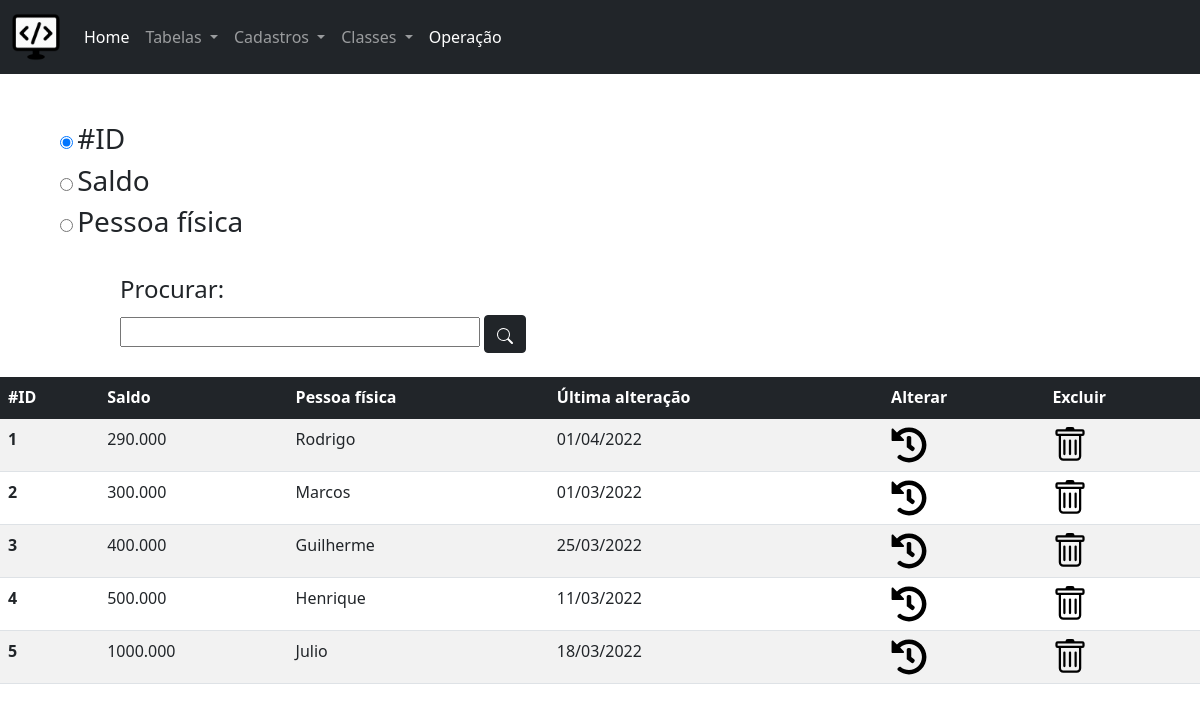
The app's page /php/tabelaContaCorrente.php with its own data.
### tables this page shows
CREATE TABLE IF NOT EXISTS `conta_corrente` (
  `cc_numero` INT NOT NULL AUTO_INCREMENT,
  `cc_saldo` DECIMAL(16,3) NULL,
  `cc_pf_id` INT NOT NULL,
  `cc_dt_ultima_alteracao` DATE NULL,
  PRIMARY KEY (`cc_numero`),
  CONSTRAINT `fk_conta_corrente_pessoa_fisica`
    FOREIGN KEY (`cc_pf_id`)
    REFERENCES `pessoa_fisica` (`pf_id`)
    ON DELETE NO ACTION
    ON UPDATE NO ACTION);

CREATE TABLE IF NOT EXISTS `pessoa_fisica` (
  `pf_id` INT NOT NULL AUTO_INCREMENT,
  `pf_cpf` VARCHAR(45) NULL,
  `pf_nome` VARCHAR(250) NULL,
  `pf_dt_nascimento` VARCHAR(45) NULL,
  PRIMARY KEY (`pf_id`));

### php/tabelaContaCorrente.php (the view, shortened to what this page needs)
<!DOCTYPE html>
<?php
   $busca = isset($_POST["busca"]) ? $_POST["busca"] : "cc_numero";
   $procurar = isset($_POST["procurar"]) ? $_POST["procurar"] : "";
?>
<html>
<head>
    <link href="../bootstrap/css/bootstrap.min.css" rel="stylesheet">
</head>
<body class="">
    <?php include_once "menu.php"; ?>
    <form method="post" style="padding-left: 5vw; padding-right: 5vw;">
        <input type="radio" id="cc_numero" name="busca" value="cc_numero" <?php if($busca == "cc_numero"){echo "checked";}?>>
        <label for="huey"><h3>#ID</h3></label>
        <br>
        <input type="radio" id="cc_saldo" name="busca" value="cc_saldo" <?php if($busca == "cc_saldo"){echo "checked";}?>>
        <label for="huey"><h3>Saldo</h3></label>
        <br>
        <input type="radio" id="pf_nome" name="busca" value="pf_nome" <?php if($busca == "pf_nome"){echo "checked";}?>>
        <label for="huey"><h3>Pessoa física</h3></label>
        <br><br>
        <div class="" style="padding-left: 5vw;">
            <legend>Procurar: </legend>
            <input type="text" style="width: 30vw;" name="procurar" id="procurar" value="<?php echo $procurar;?>">
            <button type="submit" class="btn btn-dark" name="acao" id="acao">
            </button>
            <br><br>
        </div>
    </form>
    <div class="">
        <table class="table table-striped" style="background-color: #FFF;">
            <thead>
                <tr class="table-dark">
                    <th scope="col">#ID</th>
                    <th scope="col">Saldo</th>
                    <th scope="col">Pessoa física</th>
                    <th scope="col">Última alteração</th>
                    <th scope="col">Alterar</th>
                    <th scope="col">Excluir</th>
                </tr>
            </thead>
            <tbody>
            <?php
                $type = "LIKE";
                $procurar = "'%". trim($procurar) ."%'";
                $pdo = Conexao::getInstance();
                $consulta = $pdo->query("SELECT * FROM pessoa_fisica, conta_corrente
                                        WHERE $busca $type $procurar
                                        AND conta_corrente.cc_pf_id = pessoa_fisica.pf_id
                                        ORDER BY $busca");
                while ($linha = $consulta->fetch(PDO::FETCH_ASSOC)) {
            ?>
                <tr>
                    <th scope="row"><?php echo $linha['cc_numero'];?></th>
                    <td scope="row"><?php echo $linha['cc_saldo'];?></td>
                    <td scope="row"><?php echo $linha['pf_nome'];?></td>
                    <td><?php echo date("d/m/Y", strtotime($linha['cc_dt_ultima_alteracao']));?></td>
                    <td scope="row"><a href="cadContaCorrente.php?id=<?php echo $linha['cc_numero'];?>&comando=update"><img src="../img/history-solid.svg" style="width: 3vw;"></a></td>
                    <td><a onclick="return confirm('Deseja mesmo excluir?')" href="acao.php?id=<?php echo $linha['cc_numero'];?>&seletor=ContaCorrente&comando=deletar"><img src="../img/trash.svg" style="width: 3vw;"></a></td>
                </tr>
            <?php } ?>
            </tbody>
        </table>
    </div>
</body>
</html>

### php/menu.php (shortened to what this page needs)
<nav class="navbar navbar-expand-lg navbar-dark bg-dark">
  <div class="container-fluid">
    <a class="navbar-brand" href="#"><img src="../img/menu.png" style="width: 4vw;"></a>
    <div class="collapse navbar-collapse" id="navbarSupportedContent">
      <ul class="navbar-nav me-auto mb-2 mb-lg-0">
        <li class="nav-item">
          <a class="nav-link active" aria-current="page" href="../index.php">Home</a>
        </li>
        <li class="nav-item dropdown">
          <a class="nav-link dropdown-toggle" href="#" id="navbarDropdown" role="button" data-bs-toggle="dropdown" aria-expanded="false">
            Tabelas
          </a>
        </li>
        <li class="nav-item dropdown">
          <a class="nav-link dropdown-toggle" href="#" id="navbarDropdown" role="button" data-bs-toggle="dropdown" aria-expanded="false">
            Cadastros
          </a>
        </li>
        <li class="nav-item dropdown">
          <a class="nav-link dropdown-toggle" href="#" id="navbarDropdown" role="button" data-bs-toggle="dropdown" aria-expanded="false">
            Classes
          </a>
        </li>
        <li class="nav-item">
          <a class="nav-link active" aria-current="page" href="operacao.php">Operação</a>
        </li>
      </ul>
    </div>
  </div>
</nav>
<br><br>

### records on screen
conta_corrente: cc_numero "1", cc_saldo "290.000", cc_pf.pf_nome "Rodrigo", cc_dt_ultima_alteracao "01/04/2022"
conta_corrente: cc_numero "2", cc_saldo "300.000", cc_pf.pf_nome "Marcos", cc_dt_ultima_alteracao "01/03/2022"
conta_corrente: cc_numero "3", cc_saldo "400.000", cc_pf.pf_nome "Guilherme", cc_dt_ultima_alteracao "25/03/2022"
conta_corrente: cc_numero "4", cc_saldo "500.000", cc_pf.pf_nome "Henrique", cc_dt_ultima_alteracao "11/03/2022"
conta_corrente: cc_numero "5", cc_saldo "1000.000", cc_pf.pf_nome "Julio", cc_dt_ultima_alteracao "18/03/2022"
